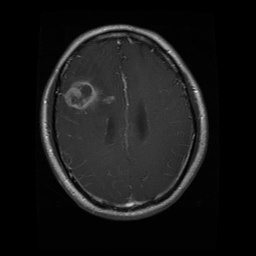
#> input picture outputs/watermarked/v2_adaptive/test/glioma/Te-gl_163.jpg, 256 x 256 px, given in place of watermark.png, which was not available
$ python run_watermark_v2.py
#> lines starting #> are read from the running program, lines starting #| are printed output that depends on the picture; after the words box and inside, x2 and y2 are one past the last pixel; in counts of white or black regions, pixels touching at a corner belong together; pictures that were not available may be replaced by others from this repository, and a replacement may not be noted
### src/config.py
from pathlib import Path


# =========================
# CAMINHOS PRINCIPAIS
# =========================
PROJECT_ROOT = Path(__file__).resolve().parent.parent

DATA_DIR = PROJECT_ROOT / "data"
RAW_DATA_DIR = DATA_DIR / "raw" / "Brain_Tumor_MRI_Dataset"
PROCESSED_DATA_DIR = DATA_DIR / "processed"
WATERMARK_DIR = DATA_DIR / "watermark"

OUTPUTS_DIR = PROJECT_ROOT / "outputs"
WATERMARKED_DIR = OUTPUTS_DIR / "watermarked"
METRICS_DIR = OUTPUTS_DIR / "metrics"
FIGURES_DIR = OUTPUTS_DIR / "figures"
REPORTS_DIR = OUTPUTS_DIR / "reports"


# =========================
# DADOS BRUTOS
# =========================
RAW_TRAIN_DIR = RAW_DATA_DIR / "Training"
RAW_TEST_DIR = RAW_DATA_DIR / "Testing"


# =========================
# DADOS PROCESSADOS
# =========================
BINARY_DIR = PROCESSED_DATA_DIR / "binary"
BINARY_TRAIN_DIR = BINARY_DIR / "train"
BINARY_TEST_DIR = BINARY_DIR / "test"

MULTICLASS_DIR = PROCESSED_DATA_DIR / "multiclass"
MULTICLASS_TRAIN_DIR = MULTICLASS_DIR / "train"
MULTICLASS_TEST_DIR = MULTICLASS_DIR / "test"

ROI_MASKS_DIR = PROCESSED_DATA_DIR / "roi_masks"
ROI_MASKS_TRAIN_DIR = ROI_MASKS_DIR / "train"
ROI_MASKS_TEST_DIR = ROI_MASKS_DIR / "test"


# =========================
# CLASSES
# =========================
RAW_CLASSES = ["glioma", "meningioma", "notumor", "pituitary"]
TUMOR_CLASSES = ["glioma", "meningioma", "pituitary"]
BINARY_CLASSES = ["tumor", "notumor"]


# =========================
# PARÂMETROS DE IMAGEM
# =========================
IMAGE_SIZE = (256, 256)   # (width, height)
WATERMARK_SIZE = (64, 64)


# =========================
# PARÂMETROS DE WATERMARK
# =========================
DEFAULT_WAVELET = "haar"
DEFAULT_SUBBAND = "HL"

V1_ALPHA = 0.08

V2_ALPHA_BASE = 0.12
V2_BLOCK_SIZE = 32
V2_ROI_ALPHA_FACTOR = 0.0
V2_ROI_THRESHOLD = 0.05


# =========================
# PARÂMETROS CAD
# =========================
RANDOM_STATE = 42
TEST_SIZE = 0.30


def ensure_directories() -> None:
    """
    Garante que as principais pastas do projecto existem.
    """
    directories = [
        DATA_DIR,
        PROCESSED_DATA_DIR,
        WATERMARK_DIR,
        OUTPUTS_DIR,
        WATERMARKED_DIR,
        METRICS_DIR,
        FIGURES_DIR,
        REPORTS_DIR,
        BINARY_TRAIN_DIR / "tumor",
        BINARY_TRAIN_DIR / "notumor",
        BINARY_TEST_DIR / "tumor",
        BINARY_TEST_DIR / "notumor",
        MULTICLASS_TRAIN_DIR / "glioma",
        MULTICLASS_TRAIN_DIR / "meningioma",
        MULTICLASS_TRAIN_DIR / "notumor",
        MULTICLASS_TRAIN_DIR / "pituitary",
        MULTICLASS_TEST_DIR / "glioma",
        MULTICLASS_TEST_DIR / "meningioma",
        MULTICLASS_TEST_DIR / "notumor",
        MULTICLASS_TEST_DIR / "pituitary",
        ROI_MASKS_TRAIN_DIR / "glioma",
        ROI_MASKS_TRAIN_DIR / "meningioma",
        ROI_MASKS_TRAIN_DIR / "notumor",
        ROI_MASKS_TRAIN_DIR / "pituitary",
        ROI_MASKS_TEST_DIR / "glioma",
        ROI_MASKS_TEST_DIR / "meningioma",
        ROI_MASKS_TEST_DIR / "notumor",
        ROI_MASKS_TEST_DIR / "pituitary",
    ]

    for directory in directories:
        directory.mkdir(parents=True, exist_ok=True)

### src/utils/image_utils.py
from pathlib import Path
import cv2
import numpy as np


def load_grayscale_image(path: str | Path, target_size: tuple[int, int] | None = None) -> np.ndarray:
    image = cv2.imread(str(path), cv2.IMREAD_GRAYSCALE)
    if image is None:
        raise FileNotFoundError(f"Não foi possível carregar a imagem: {path}")

    if target_size is not None:
        image = cv2.resize(image, target_size, interpolation=cv2.INTER_AREA)

    return image


# [9 lines left out: function load_color_image, not called in this run]


def save_image(path: str | Path, image: np.ndarray) -> None:
    path = Path(path)
    path.parent.mkdir(parents=True, exist_ok=True)
    cv2.imwrite(str(path), np.clip(image, 0, 255).astype(np.uint8))


# [10 lines left out: function normalize_to_uint8, not called in this run]


def binarize_image(image: np.ndarray, threshold: int = 127) -> np.ndarray:
    return (image > threshold).astype(np.uint8)


def resize_image(image: np.ndarray, target_size: tuple[int, int]) -> np.ndarray:
    return cv2.resize(image, target_size, interpolation=cv2.INTER_AREA)


def image_shape(path: str | Path) -> tuple[int, int]:
    image = load_grayscale_image(path)
    return image.shape

### src/watermarking/watermark_dwt_svd_adaptive.py
from __future__ import annotations

from dataclasses import dataclass
import numpy as np
import pywt


@dataclass
class AdaptiveWatermarkResult:
    watermarked_image: np.ndarray
    original_singular_values_by_block: list[np.ndarray]
    alpha_by_block: list[float]
    used_blocks: list[tuple[int, int, int]]
    watermark_shape: tuple[int, int]
    wavelet: str
    subband: str
    block_size: int
    alpha_base: float


class AdaptiveDWTSVDWatermarker:
    """
    Watermarking DWT-SVD adaptativo com máscara ROI/RONI e processamento por blocos.

    Ideia:
    - aplica DWT;
    - selecciona uma sub-banda;
    - divide a sub-banda em blocos;
    - calcula alpha por bloco com base em:
        * energia local;
        * intersecção com ROI;
    - modifica apenas blocos permitidos.

    Esquema de extracção: semi-blind.
    """

    def __init__(
        self,
        wavelet: str = "haar",
        subband: str = "HL",
        block_size: int = 32,
        alpha_base: float = 0.12,
        roi_alpha_factor: float = 0.0,
        roi_threshold: float = 0.05,
    ) -> None:
        self.wavelet = wavelet
        self.subband = subband.upper()
        self.block_size = int(block_size)
        self.alpha_base = float(alpha_base)
        self.roi_alpha_factor = float(roi_alpha_factor)
        self.roi_threshold = float(roi_threshold)

        valid_subbands = {"LL", "LH", "HL", "HH"}
        if self.subband not in valid_subbands:
            raise ValueError(f"Sub-banda inválida. Escolha entre {valid_subbands}.")

        if self.block_size <= 0:
            raise ValueError("block_size deve ser maior que zero.")

        if self.alpha_base <= 0:
            raise ValueError("alpha_base deve ser maior que zero.")

        if not (0.0 <= self.roi_alpha_factor <= 1.0):
            raise ValueError("roi_alpha_factor deve estar no intervalo [0, 1].")

        if not (0.0 <= self.roi_threshold <= 1.0):
            raise ValueError("roi_threshold deve estar no intervalo [0, 1].")

    def _select_subband(
        self,
        coeffs: tuple[np.ndarray, tuple[np.ndarray, np.ndarray, np.ndarray]]
    ) -> tuple[np.ndarray, tuple[np.ndarray, np.ndarray, np.ndarray]]:
        ll, (lh, hl, hh) = coeffs
        if self.subband == "LL":
            return ll, (lh, hl, hh)
        if self.subband == "LH":
            return lh, (ll, hl, hh)
        if self.subband == "HL":
            return hl, (ll, lh, hh)
        return hh, (ll, lh, hl)

    def _replace_subband(
        self,
        modified_subband: np.ndarray,
        others: tuple[np.ndarray, np.ndarray, np.ndarray]
    ) -> tuple[np.ndarray, tuple[np.ndarray, np.ndarray, np.ndarray]]:
        if self.subband == "LL":
            lh, hl, hh = others
            return modified_subband, (lh, hl, hh)
        if self.subband == "LH":
            ll, hl, hh = others
            return ll, (modified_subband, hl, hh)
        if self.subband == "HL":
            ll, lh, hh = others
            return ll, (lh, modified_subband, hh)

        ll, lh, hl = others
        return ll, (lh, hl, modified_subband)

    @staticmethod
    def _split_into_blocks(image: np.ndarray, block_size: int) -> list[tuple[int, int, np.ndarray]]:
        h, w = image.shape
        blocks: list[tuple[int, int, np.ndarray]] = []

        for i in range(0, h, block_size):
            for j in range(0, w, block_size):
                block = image[i:i + block_size, j:j + block_size]
                if block.shape == (block_size, block_size):
                    blocks.append((i, j, block))

        return blocks

    @staticmethod
    def _place_block(canvas: np.ndarray, block: np.ndarray, i: int, j: int) -> None:
        h, w = block.shape
        canvas[i:i + h, j:j + w] = block

    @staticmethod
    def _local_energy(block: np.ndarray) -> float:
        block = block.astype(np.float64)
        return float(np.sum(block ** 2) / block.size)

    def _block_intersects_roi(self, mask_block: np.ndarray) -> bool:
        roi_ratio = float(np.mean(mask_block > 0))
        return roi_ratio >= self.roi_threshold

    def _compute_block_alpha(
        self,
        block: np.ndarray,
        mask_block: np.ndarray,
        max_energy: float,
    ) -> float:
        energy = self._local_energy(block)
        psi = energy / (max_energy + 1e-12)

        if self._block_intersects_roi(mask_block):
            phi = self.roi_alpha_factor
        else:
            phi = 1.0

        return float(self.alpha_base * phi * psi)

    def _resize_mask_to_subband(self, roi_mask: np.ndarray, target_shape: tuple[int, int]) -> np.ndarray:
        """
        Reduz a máscara para a resolução da sub-banda sem depender de OpenCV.
        """
        mask = roi_mask.astype(np.float64)
        coeffs_mask = pywt.dwt2(mask, self.wavelet)
        ll_mask, _ = coeffs_mask

        resized = ll_mask
        resized = resized[: target_shape[0], : target_shape[1]]

        # Se ainda houver diferença, ajusta por corte/padding simples
        out = np.zeros(target_shape, dtype=np.uint8)
        h = min(target_shape[0], resized.shape[0])
        w = min(target_shape[1], resized.shape[1])
        out[:h, :w] = (resized[:h, :w] > np.mean(resized)).astype(np.uint8)

        return out

    def embed(
        self,
        host_image: np.ndarray,
        watermark: np.ndarray,
        roi_mask: np.ndarray,
    ) -> AdaptiveWatermarkResult:
        if host_image.ndim != 2:
            raise ValueError(f"host_image deve ser 2D. Recebido shape {host_image.shape}.")

        if watermark.ndim != 2:
            raise ValueError(f"watermark deve ser 2D. Recebido shape {watermark.shape}.")

        if roi_mask.ndim != 2:
            raise ValueError(f"roi_mask deve ser 2D. Recebido shape {roi_mask.shape}.")

        host = host_image.astype(np.float64)
        wm = watermark.astype(np.float64)
        mask = (roi_mask > 0).astype(np.uint8)

        coeffs = pywt.dwt2(host, self.wavelet)
        target_subband, others = self._select_subband(coeffs)

        target_h, target_w = target_subband.shape
        mask_resized = self._resize_mask_to_subband(mask, (target_h, target_w))

        image_blocks = self._split_into_blocks(target_subband, self.block_size)
        mask_blocks = self._split_into_blocks(mask_resized, self.block_size)
        mask_dict = {(i, j): block for i, j, block in mask_blocks}

        energies = [self._local_energy(block) for _, _, block in image_blocks]
        max_energy = max(energies) if energies else 1.0

        modified_subband = target_subband.copy()

        wm_flat = wm.flatten()
        wm_length = len(wm_flat)
        wm_pointer = 0

        original_singular_values_by_block: list[np.ndarray] = []
        alpha_by_block: list[float] = []
        used_blocks: list[tuple[int, int, int]] = []

        for i, j, block in image_blocks:
            if wm_pointer >= wm_length:
                break

            mask_block = mask_dict.get((i, j))
            if mask_block is None:
                continue

            alpha_k = self._compute_block_alpha(block, mask_block, max_energy)

            if alpha_k <= 1e-12:
                continue

            u, s, vh = np.linalg.svd(block, full_matrices=False)

            usable_length = min(len(s), wm_length - wm_pointer)
            wm_segment = wm_flat[wm_pointer:wm_pointer + usable_length]

            s_original = s.copy()
            s_modified = s.copy()
            s_modified[:usable_length] += alpha_k * wm_segment

            modified_block = u @ np.diag(s_modified) @ vh
            self._place_block(modified_subband, modified_block, i, j)

            original_singular_values_by_block.append(s_original)
            alpha_by_block.append(alpha_k)
            used_blocks.append((i, j, usable_length))

            wm_pointer += usable_length

        modified_coeffs = self._replace_subband(modified_subband, others)
        watermarked = pywt.idwt2(modified_coeffs, self.wavelet)
        watermarked = watermarked[: host.shape[0], : host.shape[1]]

        return AdaptiveWatermarkResult(
            watermarked_image=np.clip(watermarked, 0, 255).astype(np.uint8),
            original_singular_values_by_block=original_singular_values_by_block,
            alpha_by_block=alpha_by_block,
            used_blocks=used_blocks,
            watermark_shape=wm.shape,
            wavelet=self.wavelet,
            subband=self.subband,
            block_size=self.block_size,
            alpha_base=self.alpha_base,
        )

    # [45 lines left out: function extract, not called in this run]

### src/evaluation/metrics_image.py
from __future__ import annotations

from typing import Any, cast
import numpy as np
from skimage.metrics import structural_similarity as ssim


def _validate_image_pair(image_a: np.ndarray, image_b: np.ndarray) -> None:
    if image_a.shape != image_b.shape:
        raise ValueError(
            f"image_a e image_b devem ter o mesmo shape, mas receberam "
            f"{image_a.shape} e {image_b.shape}."
        )


def mse(image_a: np.ndarray, image_b: np.ndarray) -> float:
    _validate_image_pair(image_a, image_b)
    image_a = image_a.astype(np.float64)
    image_b = image_b.astype(np.float64)
    return float(np.mean((image_a - image_b) ** 2))


def psnr(image_a: np.ndarray, image_b: np.ndarray, data_range: float = 255.0) -> float:
    _validate_image_pair(image_a, image_b)
    err = mse(image_a, image_b)
    if err == 0:
        return float("inf")
    return float(10.0 * np.log10((data_range ** 2) / err))


def compute_ssim(image_a: np.ndarray, image_b: np.ndarray) -> float:
    _validate_image_pair(image_a, image_b)

    image_a = image_a.astype(np.float64)
    image_b = image_b.astype(np.float64)

    data_min = float(min(float(image_a.min()), float(image_b.min())))
    data_max = float(max(float(image_a.max()), float(image_b.max())))
    data_range = data_max - data_min

    if data_range == 0:
        return 1.0

    if image_a.ndim < 2:
        raise ValueError(f"SSIM requer pelo menos 2 dimensões. Recebido shape {image_a.shape}.")

    min_spatial_dim = min(image_a.shape[0], image_a.shape[1])
    if min_spatial_dim < 3:
        raise ValueError(
            "SSIM requer dimensões espaciais >= 3. "
            f"Recebido shape {image_a.shape}."
        )

    win_size = min(7, min_spatial_dim)
    if win_size % 2 == 0:
        win_size -= 1

    channel_axis = -1 if image_a.ndim == 3 else None

    ssim_result: Any = ssim(
        image_a,
        image_b,
        data_range=data_range,
        win_size=win_size,
        channel_axis=channel_axis,
        full=False,
        gradient=False,
    )

    # O runtime aqui deve devolver um escalar.
    # Este bloco torna isso explícito para o Pylance e evita o erro de tipagem.
    if isinstance(ssim_result, tuple):
        ssim_scalar = ssim_result[0]
    else:
        ssim_scalar = ssim_result

    return float(cast(float, ssim_scalar))

### src/utils/io_utils.py
from pathlib import Path
import json
from typing import List


VALID_EXTENSIONS = {".png", ".jpg", ".jpeg", ".bmp", ".tif", ".tiff"}


def ensure_dir(directory: Path) -> None:
    directory.mkdir(parents=True, exist_ok=True)


def list_image_files(directory: Path) -> List[Path]:
    if not directory.exists():
        return []

    return sorted([
        file_path for file_path in directory.iterdir()
        if file_path.is_file() and file_path.suffix.lower() in VALID_EXTENSIONS
    ])


def count_image_files(directory: Path) -> int:
    return len(list_image_files(directory))


# [10 lines left out: functions save_json, save_text, not called in this run]

### src/experiments/run_watermark_v2.py
from pathlib import Path
import csv
import numpy as np

from src.config import (
    MULTICLASS_TRAIN_DIR,
    MULTICLASS_TEST_DIR,
    ROI_MASKS_TRAIN_DIR,
    ROI_MASKS_TEST_DIR,
    WATERMARK_DIR,
    WATERMARKED_DIR,
    METRICS_DIR,
    IMAGE_SIZE,
    WATERMARK_SIZE,
    DEFAULT_WAVELET,
    DEFAULT_SUBBAND,
    V2_ALPHA_BASE,
    V2_BLOCK_SIZE,
    V2_ROI_ALPHA_FACTOR,
    V2_ROI_THRESHOLD,
    ensure_directories,
)
from src.utils.io_utils import list_image_files, ensure_dir
from src.utils.image_utils import (
    load_grayscale_image,
    save_image,
    binarize_image,
)
from src.watermarking.watermark_dwt_svd_adaptive import AdaptiveDWTSVDWatermarker
from src.evaluation.metrics_image import mse, psnr, compute_ssim


def load_mask_or_empty(mask_path: Path) -> np.ndarray:
    if mask_path.exists():
        mask = load_grayscale_image(mask_path, target_size=IMAGE_SIZE)
        return (mask > 127).astype(np.uint8)
    return np.zeros((IMAGE_SIZE[1], IMAGE_SIZE[0]), dtype=np.uint8)


def process_split(
    split_name: str,
    source_root: Path,
    mask_root: Path,
    output_root: Path,
    csv_writer
) -> None:
    watermark_path = WATERMARK_DIR / "watermark.png"
    watermark = load_grayscale_image(watermark_path, target_size=WATERMARK_SIZE)
    watermark_bin = binarize_image(watermark).astype(float)

    watermarker = AdaptiveDWTSVDWatermarker(
        wavelet=DEFAULT_WAVELET,
        subband=DEFAULT_SUBBAND,
        block_size=V2_BLOCK_SIZE,
        alpha_base=V2_ALPHA_BASE,
        roi_alpha_factor=V2_ROI_ALPHA_FACTOR,
        roi_threshold=V2_ROI_THRESHOLD
    )

    for class_dir in sorted(source_root.iterdir()):
        if not class_dir.is_dir():
            continue

        output_class_dir = output_root / split_name / class_dir.name
        ensure_dir(output_class_dir)

        for image_path in list_image_files(class_dir):
            image = load_grayscale_image(image_path, target_size=IMAGE_SIZE)

            mask_path = mask_root / class_dir.name / image_path.name
            roi_mask = load_mask_or_empty(mask_path)

            result = watermarker.embed(
                host_image=image,
                watermark=watermark_bin,
                roi_mask=roi_mask
            )
            watermarked = result.watermarked_image

            output_path = output_class_dir / image_path.name
            save_image(output_path, watermarked)

            row = {
                "version": "v2_adaptive",
                "split": split_name,
                "class_name": class_dir.name,
                "image_name": image_path.name,
                "mse": mse(image, watermarked),
                "psnr": psnr(image, watermarked),
                "ssim": compute_ssim(image, watermarked),
                "used_blocks": len(result.used_blocks),
            }
            csv_writer.writerow(row)


def main() -> None:
    ensure_directories()

    output_root = WATERMARKED_DIR / "v2_adaptive"
    ensure_dir(output_root)
    ensure_dir(METRICS_DIR)

    csv_path = METRICS_DIR / "image_quality_results_v2.csv"

    with open(csv_path, "w", newline="", encoding="utf-8") as f:
        fieldnames = ["version", "split", "class_name", "image_name", "mse", "psnr", "ssim", "used_blocks"]
        writer = csv.DictWriter(f, fieldnames=fieldnames)
        writer.writeheader()

        print("Aplicando watermark V2 em treino...")
        process_split("train", MULTICLASS_TRAIN_DIR, ROI_MASKS_TRAIN_DIR, output_root, writer)
#> in load_grayscale_image, image is the input picture: shape (256, 256); min 0, max 239, mean 23.3
#> in binarize_image, `return (image > threshold).astype(np.uint8)`:
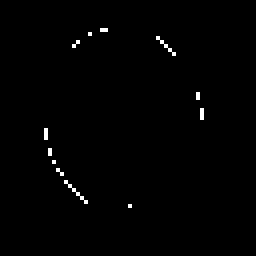
#> returned value: shape (64, 64) (shown 4 times larger); values 0 (black) and 1 (white), 0.73% white in thin lines or dots, all inside (x1, y1, x2, y2) = (11, 7, 51, 52)

        print("Aplicando watermark V2 em teste...")
        process_split("test", MULTICLASS_TEST_DIR, ROI_MASKS_TEST_DIR, output_root, writer)
#> in _select_subband, `ll, (lh, hl, hh) = coeffs`:
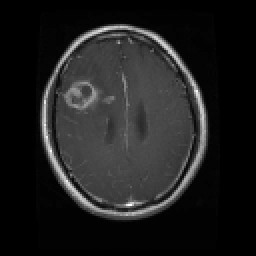
#> ll: shape (128, 128) float64 (shown 2 times larger); min 0, max 379.5, mean 46.6; drawn with min black and max white
#> in _select_subband, `ll, (lh, hl, hh) = coeffs`:
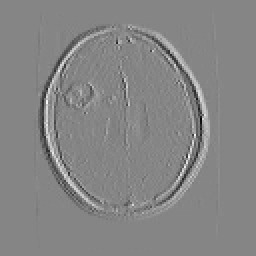
#> hl: shape (128, 128) float64 (shown 2 times larger); min -69, max 62.5, mean 0; drawn with min black and max white
#> in _select_subband, `ll, (lh, hl, hh) = coeffs`:
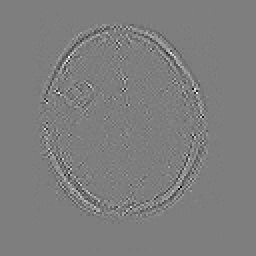
#> hh: shape (128, 128) float64 (shown 2 times larger); min -26.5, max 27, mean 0; drawn with min black and max white
#> in _resize_mask_to_subband, `out[:h, :w] = (resized[:h, :w] > np.mean(resized)).astype(np.uint8)`:
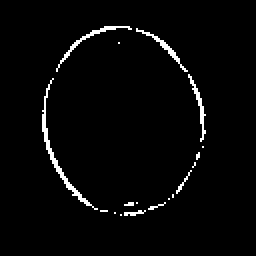
#> out: shape (128, 128) (shown 2 times larger); values 0 (black) and 1 (white), 2.6% white in thin lines or dots, all inside (x1, y1, x2, y2) = (21, 13, 103, 108)
#> after the loop in _split_into_blocks, `for i in range(0, h, block_size):`: blocks = 16 items
#> in embed, `energies = [self._local_energy(block) for _, _, block in image_blocks]`: energies = [11.52, 58.26, 79.55, 0.23, 143.1, 52.82, 52.02, 110.4, 117.5, 50.61, 84.41, 74.76, 0.251, 39.17, 30.18, 0.177]
#> in embed, `max_energy = max(energies) if energies else 1.0`: max_energy = 143.1
#> in embed, `wm_flat = wm.flatten()`: wm_flat = 4096 values, max 1 at index 473, min 0 at index 0, mean 0.00732
#> in embed, `wm_length = len(wm_flat)`: wm_length = 4096
#> the loop in embed, `for i, j, block in image_blocks:` made 16 passes
#> (i, j, energy in _compute_block_alpha, psi in _compute_block_alpha, phi in _compute_block_alpha, alpha_k, wm_pointer) on passes 4, 5, 6, 7, 8, 10, 11, 12: (0, 96, 0.23, 0.00161, 1, 0.000193, 64), (32, 0, 143.1, 1, 1, 0.12, 96), (32, 32, 52.82, 0.369, 1, 0.0443, 128), (32, 64, 52.02, 0.364, 1, 0.0436, 160), (32, 96, 110.4, 0.772, 1, 0.0926, 192), (64, 32, 50.61, 0.354, 1, 0.0424, 224), (64, 64, 84.41, 0.59, 1, 0.0708, 256), (64, 96, 74.76, 0.522, 1, 0.0627, 288)
#> pass 1, in _local_energy (call 17), `block = block.astype(np.float64)`:
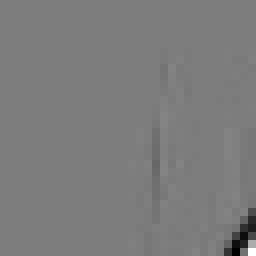
#> block: shape (32, 32) float64 (shown 8 times larger); min -41, max 42.5, mean -0.3; drawn with min black and max white
#> pass 1, in embed, `u, s, vh = np.linalg.svd(block, full_matrices=False)`:
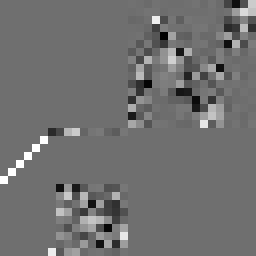
#> vh: shape (32, 32) float64 (shown 8 times larger); min -0.779, max 1, mean 0.00741; drawn with min black and max white
#> after the loop in embed, `for i, j, block in image_blocks:`: alpha_by_block = [0.00966, 0.000193, 0.12, 0.0443, 0.0436, 0.0926, 0.0424, 0.0708, 0.0627, 0.000211, 0.0328, 0.0253, 0.000149]; original_singular_values_by_block = 13 items; used_blocks = [(0, 0, 32), (0, 96, 32), (32, 0, 32), (32, 32, 32), (32, 64, 32), (32, 96, 32), (64, 32, 32), (64, 64, 32), (64, 96, 32), (96, 0, 32), (96, 32, 32), (96, 64, 32), (96, 96, 32)]; wm_pointer = 416
#> in psnr, `err = mse(image_a, image_b)`: err = 0.0478
#> in compute_ssim, `data_min = float(min(float(image_a.min()), float(image_b.min())))`: data_min = 0
#> in compute_ssim, `data_max = float(max(float(image_a.max()), float(image_b.max())))`: data_max = 239
#> in compute_ssim, `ssim_result: Any = ssim( image_a, image_b, data_range=data_range, win_..`: ssim_result = 0.999

    print(f"\nConcluído. Métricas guardadas em: {csv_path}")


if __name__ == "__main__":
    main()
